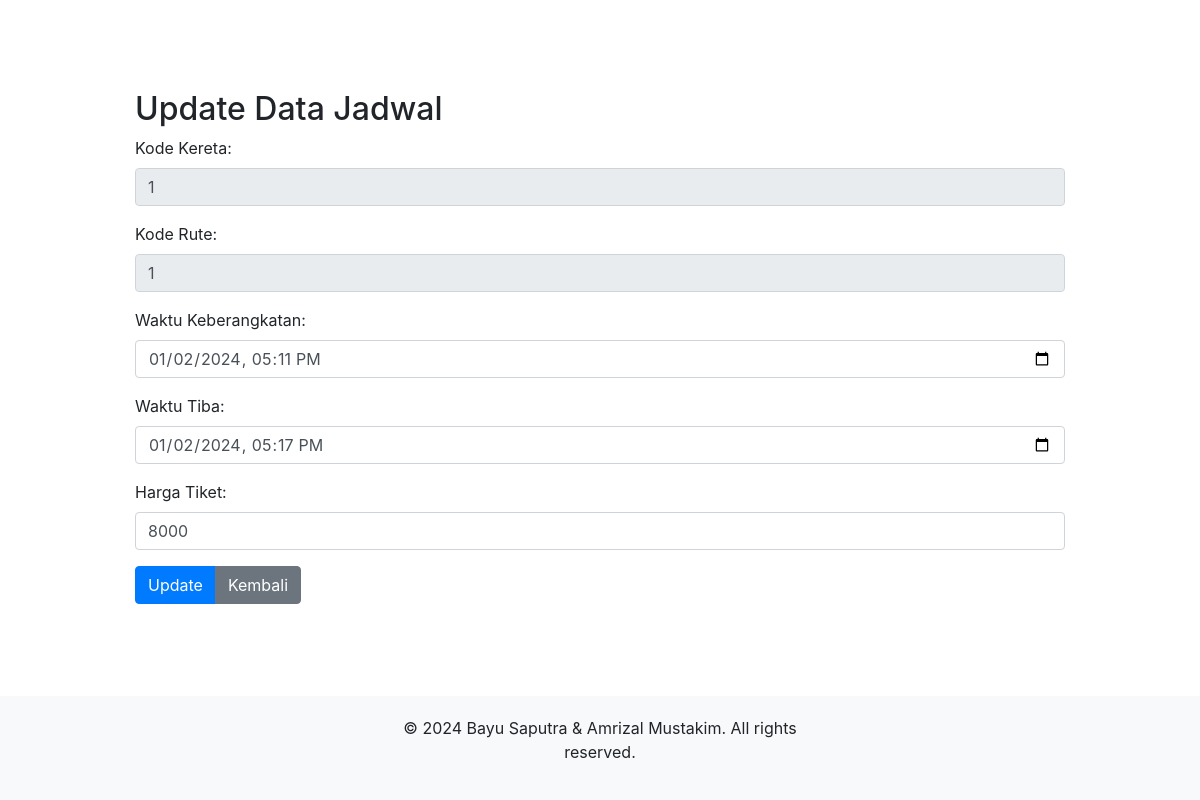
The app's page /update_jadwal.php?kode_jadwal=1 with its own data.
### tables this page shows
CREATE TABLE `jadwal` (
  `Kode_Jadwal` int(11) NOT NULL,
  `Kode_Kereta` int(11) NOT NULL,
  `Kode_Rute` int(11) NOT NULL,
  `Waktu_Keberangkatan` datetime NOT NULL,
  `Waktu_Tiba` datetime NOT NULL,
  `Harga_Tiket` int(11) NOT NULL
);

### update_jadwal.php (the view, shortened to what this page needs)
<!DOCTYPE html>
<html>
<head>
    <link rel="stylesheet" href="style_form.css">
</head>
<body>
    <div class="container">
        <?php
        include "db.php";
        function input($data)
        {
            $data = trim($data);
            $data = stripslashes($data);
            $data = htmlspecialchars($data);
            return $data;
        }
        if (isset($_GET['kode_jadwal'])) {
            $kode_jadwal = input($_GET['kode_jadwal']);
            $queryGetJadwal = "SELECT * FROM Jadwal WHERE Kode_Jadwal = $kode_jadwal";
            $resultGetJadwal = mysqli_query($kon, $queryGetJadwal);
            $dataJadwal = mysqli_fetch_assoc($resultGetJadwal);
        } else {
            echo "<div class='alert alert-danger'>Kode Jadwal tidak valid.</div>";
            exit();
        }
        ?>
        <br>
        <br>
        <h2>Update Data Jadwal</h2>
        <form action="<?php echo $_SERVER["PHP_SELF"] . '?kode_jadwal=' . $kode_jadwal; ?>" method="post">
            <div class="form-group">
                <label>Kode Kereta:</label>
                <input type="text" name="kode_kereta" class="form-control" placeholder="Masukkan Kode Kereta" value="<?php echo $dataJadwal['Kode_Kereta']; ?>" required readonly />
            </div>
            <div class="form-group">
                <label>Kode Rute:</label>
                <input type="text" name="kode_rute" class="form-control" placeholder="Masukkan Kode Rute" value="<?php echo $dataJadwal['Kode_Rute']; ?>" required readonly />
            </div>
            <div class="form-group">
                <label>Waktu Keberangkatan:</label>
                <input type="datetime-local" name="waktu_keberangkatan" class="form-control" value="<?php echo date('Y-m-d\TH:i', strtotime($dataJadwal['Waktu_Keberangkatan'])); ?>" required />
            </div>
            <div class="form-group">
                <label>Waktu Tiba:</label>
                <input type="datetime-local" name="waktu_tiba" class="form-control" value="<?php echo date('Y-m-d\TH:i', strtotime($dataJadwal['Waktu_Tiba'])); ?>" required />
            </div>
            <div class="form-group">
                <label>Harga Tiket:</label>
                <input type="text" name="harga_tiket" class="form-control" placeholder="Masukkan Harga Tiket" value="<?php echo $dataJadwal['Harga_Tiket']; ?>" required />
            </div>
            <div class="btn-group" role="group" aria-label="Basic example">
                <button type="submit" name="submit" class="btn btn-primary">Update</button>
                <button type="button" name="kembali" class="btn btn-secondary" onclick="location.href='jadwal.php'">Kembali</button>
            </div>
        </form>
    </div>
    <?php include 'footer.php'; ?>
</body>
</html>

### update_jadwal.php (style rules this page uses)
body { margin: 0; padding: 0; min-height: 100vh; display: flex; flex-direction: column; }
.container { width: 80%; margin: auto; }

### records on screen
jadwal: kode_kereta "1", kode_rute "1", waktu_keberangkatan "01/02/2024 17:11", waktu_tiba "01/02/2024 17:17", harga_tiket "8000"
